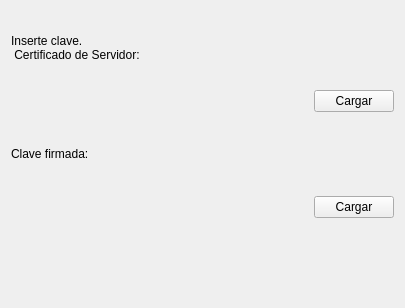
<ui version="4.0" >
 <class>KWInsertSignedKeysPage</class>
 <widget class="QWidget" name="KWInsertSignedKeysPage" >
  <property name="geometry" >
   <rect>
    <x>0</x>
    <y>0</y>
    <width>405</width>
    <height>308</height>
   </rect>
  </property>
  <property name="windowTitle" >
   <string>Form</string>
  </property>
  <layout class="QVBoxLayout" >
   <item>
    <widget class="QLabel" name="label" >
     <property name="text" >
      <string>Inserte clave.
 Certificado de Servidor:</string>
     </property>
    </widget>
   </item>
   <item>
    <layout class="QHBoxLayout" >
     <item>
      <widget class="QLabel" name="label_4" >
       <property name="text" >
        <string/>
       </property>
      </widget>
     </item>
     <item>
      <spacer>
       <property name="orientation" >
        <enum>Qt::Horizontal</enum>
       </property>
       <property name="sizeHint" stdset="0" >
        <size>
         <width>40</width>
         <height>20</height>
        </size>
       </property>
      </spacer>
     </item>
     <item>
      <widget class="QPushButton" name="pushButton" >
       <property name="text" >
        <string>Cargar</string>
       </property>
      </widget>
     </item>
    </layout>
   </item>
   <item>
    <widget class="QLabel" name="label_3" >
     <property name="sizePolicy" >
      <sizepolicy vsizetype="Minimum" hsizetype="Preferred" >
       <horstretch>0</horstretch>
       <verstretch>0</verstretch>
      </sizepolicy>
     </property>
     <property name="text" >
      <string>Clave firmada:</string>
     </property>
    </widget>
   </item>
   <item>
    <layout class="QHBoxLayout" >
     <item>
      <widget class="QLabel" name="label_5" >
       <property name="text" >
        <string/>
       </property>
      </widget>
     </item>
     <item>
      <spacer>
       <property name="orientation" >
        <enum>Qt::Horizontal</enum>
       </property>
       <property name="sizeHint" stdset="0" >
        <size>
         <width>40</width>
         <height>20</height>
        </size>
       </property>
      </spacer>
     </item>
     <item>
      <widget class="QPushButton" name="pushButton_2" >
       <property name="text" >
        <string>Cargar</string>
       </property>
      </widget>
     </item>
    </layout>
   </item>
   <item>
    <widget class="QLabel" name="label_2" >
     <property name="text" >
      <string/>
     </property>
    </widget>
   </item>
  </layout>
 </widget>
 <resources/>
 <connections/>
</ui>
